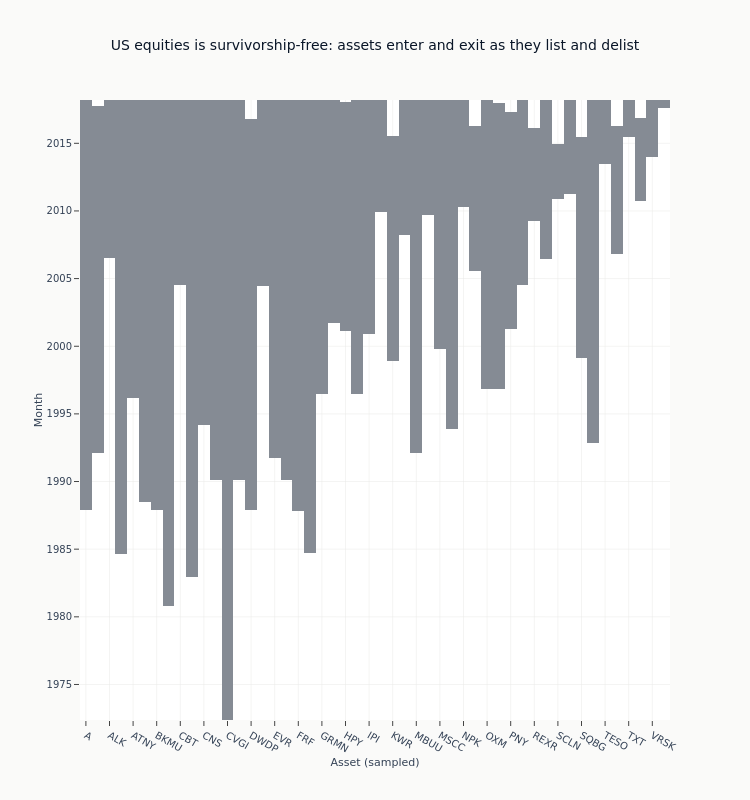

Source (notebook cell):
### Markdown cell above
### Coverage Heatmap: US Equities

Visualize data availability across time and assets. Shaded cells mark months
with data; white marks gaps. The staircase pattern along the edges reflects
new listings (lower-left) and delistings (upper-right).

### Code cell
if us_equities is not None:
    fig = coverage_heatmap(
        us_equities,
        time_col="timestamp",
        symbol_col="symbol",
        value_col="close",
        title="US equities is survivorship-free: assets enter and exit as they list and delist",
        max_symbols=50,
    )
    fig.update_layout(
        xaxis_title="Asset (sampled)",
        yaxis_title="Month",
    )
    fig.show()

### Figure 1 — Plotly figure (JSON) as saved in the notebook; plotly's stock layout.template omitted (floating-point values rounded to 4 significant figures; data arrays with more than 128 entries replaced by an {"elided": "..."} marker saying what was removed)
{"data": [{"colorscale": [[0, "white"], [1, "#0a1628"]], "hovertemplate": "Symbol: %{x}<br>Period: %{y}<br>Has data: %{z}<extra></extra>", "showscale": false, "type": "heatmap", "x": ["A", "AEGR", "ALK", "AOS", "ATNY", "BBOX", "BKMU", "BTX", "CBT", "CHTR", "CNS", "CRR", "CVGI", "DGX", "DWDP", "EMN", "EVR", "FFG", "FRF", "GERN", "GRMN", "HE", "HPY", "ICON", "IPI", "JOY", "KWR", "LNG", "MBUU", "MILL", "MSCC", "NBS", "NPK", "ODFL", "OXM", "PFG", "PNY", "PYPL", "REXR", "RRTS", "SCLN", "SJW", "SQBG", "SWI", "TESO", "TREC", "TXT", "USG", "VRSK", "WIFI"], "y": {"elided": "550 str values"}, "z": {"elided": "550x50 float values"}}], "layout": {"height": 800, "title": {"text": "US equities is survivorship-free: assets enter and exit as they list and delist"}, "width": 750, "xaxis": {"title": {"text": "Asset (sampled)"}}, "yaxis": {"title": {"text": "Month"}}}}
